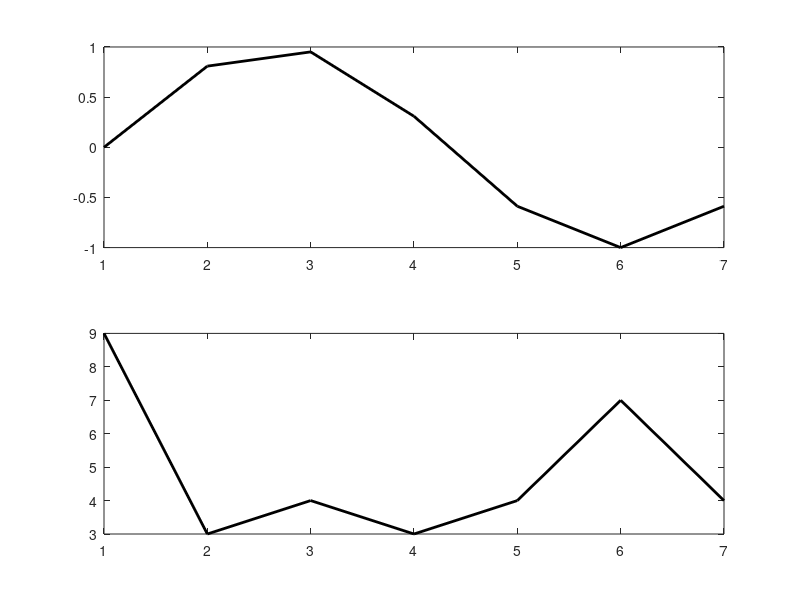

Here is the MATLAB script that generated this plot:
%%

clear all
close all

%%

t = 0:0.15:1;
I = sin(2*pi*t);
P = randi(10, [1 length(t)]);

figure
subplot(2,1,1)
plot(sin(2*pi*t),'k','LineWidth', 2)
subplot(2,1,2)
plot(P,'k','LineWidth', 2)
